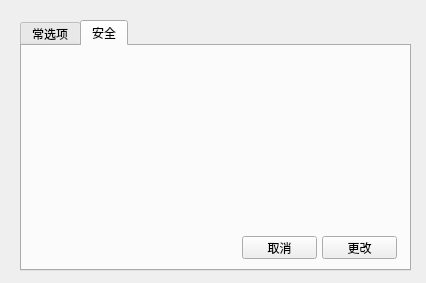
<?xml version="1.0" encoding="UTF-8"?>
<ui version="4.0">
 <class>Form</class>
 <widget class="QWidget" name="Form">
  <property name="geometry">
   <rect>
    <x>0</x>
    <y>0</y>
    <width>426</width>
    <height>283</height>
   </rect>
  </property>
  <property name="minimumSize">
   <size>
    <width>426</width>
    <height>283</height>
   </size>
  </property>
  <property name="maximumSize">
   <size>
    <width>426</width>
    <height>283</height>
   </size>
  </property>
  <property name="windowTitle">
   <string>Form</string>
  </property>
  <widget class="QTabWidget" name="tabWidget">
   <property name="geometry">
    <rect>
     <x>20</x>
     <y>20</y>
     <width>391</width>
     <height>251</height>
    </rect>
   </property>
   <property name="currentIndex">
    <number>1</number>
   </property>
   <widget class="QWidget" name="tab">
    <attribute name="title">
     <string>常选项</string>
    </attribute>
    <widget class="QPushButton" name="pushButton">
     <property name="geometry">
      <rect>
       <x>300</x>
       <y>190</y>
       <width>75</width>
       <height>23</height>
      </rect>
     </property>
     <property name="text">
      <string>更改</string>
     </property>
    </widget>
    <widget class="QPushButton" name="pushButton_2">
     <property name="geometry">
      <rect>
       <x>220</x>
       <y>190</y>
       <width>75</width>
       <height>23</height>
      </rect>
     </property>
     <property name="text">
      <string>取消</string>
     </property>
    </widget>
    <widget class="QLabel" name="label">
     <property name="geometry">
      <rect>
       <x>30</x>
       <y>50</y>
       <width>161</width>
       <height>41</height>
      </rect>
     </property>
     <property name="text">
      <string>用户回看的历史纪录条数：</string>
     </property>
    </widget>
    <widget class="QLineEdit" name="lineEdit">
     <property name="geometry">
      <rect>
       <x>180</x>
       <y>60</y>
       <width>113</width>
       <height>20</height>
      </rect>
     </property>
    </widget>
   </widget>
   <widget class="QWidget" name="tab_2">
    <attribute name="title">
     <string>安全</string>
    </attribute>
    <widget class="QPushButton" name="pushButton_3">
     <property name="geometry">
      <rect>
       <x>220</x>
       <y>190</y>
       <width>75</width>
       <height>23</height>
      </rect>
     </property>
     <property name="text">
      <string>取消</string>
     </property>
    </widget>
    <widget class="QPushButton" name="pushButton_4">
     <property name="geometry">
      <rect>
       <x>300</x>
       <y>190</y>
       <width>75</width>
       <height>23</height>
      </rect>
     </property>
     <property name="text">
      <string>更改</string>
     </property>
    </widget>
   </widget>
  </widget>
 </widget>
 <resources/>
 <connections/>
</ui>
